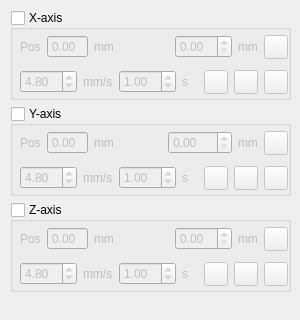
         <widget class="QWidget" name="tab_2">
          <attribute name="title">
           <string>Low-prec. Stage</string>
          </attribute>
          <widget class="QWidget" name="verticalLayoutWidget_4">
           <property name="geometry">
            <rect>
             <x>10</x>
             <y>10</y>
             <width>281</width>
             <height>301</height>
            </rect>
           </property>
           <layout class="QVBoxLayout" name="verticalLayout_5">
            <item>
             <widget class="QGroupBox" name="xAxisLowBox">
              <property name="minimumSize">
               <size>
                <width>0</width>
                <height>90</height>
               </size>
              </property>
              <property name="title">
               <string>X-axis</string>
              </property>
              <property name="checkable">
               <bool>true</bool>
              </property>
              <property name="checked">
               <bool>false</bool>
              </property>
              <widget class="QWidget" name="verticalLayoutWidget_3">
               <property name="geometry">
                <rect>
                 <x>10</x>
                 <y>20</y>
                 <width>268</width>
                 <height>71</height>
                </rect>
               </property>
               <layout class="QVBoxLayout" name="verticalLayout_4">
                <item>
                 <layout class="QHBoxLayout" name="horizontalLayout_7">
                  <item>
                   <widget class="QLabel" name="label_17">
                    <property name="text">
                     <string>Pos</string>
                    </property>
                   </widget>
                  </item>
                  <item>
                   <widget class="QDoubleSpinBox" name="xAxisPosSpinBox">
                    <property name="readOnly">
                     <bool>true</bool>
                    </property>
                    <property name="buttonSymbols">
                     <enum>QAbstractSpinBox::NoButtons</enum>
                    </property>
                   </widget>
                  </item>
                  <item>
                   <widget class="QLabel" name="label_14">
                    <property name="text">
                     <string>mm</string>
                    </property>
                   </widget>
                  </item>
                  <item>
                   <spacer name="horizontalSpacer_14">
                    <property name="orientation">
                     <enum>Qt::Horizontal</enum>
                    </property>
                    <property name="sizeHint" stdset="0">
                     <size>
                      <width>40</width>
                      <height>20</height>
                     </size>
                    </property>
                   </spacer>
                  </item>
                  <item>
                   <widget class="QDoubleSpinBox" name="xAxisDesSpinBox">
                    <property name="readOnly">
                     <bool>false</bool>
                    </property>
                    <property name="maximum">
                     <double>90.000000000000000</double>
                    </property>
                   </widget>
                  </item>
                  <item>
                   <widget class="QLabel" name="label_18">
                    <property name="text">
                     <string>mm</string>
                    </property>
                   </widget>
                  </item>
                  <item>
                   <widget class="QPushButton" name="xAxisLowGotoButton">
                    <property name="minimumSize">
                     <size>
                      <width>24</width>
                      <height>24</height>
                     </size>
                    </property>
                    <property name="maximumSize">
                     <size>
                      <width>24</width>
                      <height>16777215</height>
                     </size>
                    </property>
                    <property name="text">
                     <string/>
                    </property>
                    <property name="icon">
                     <iconset resource="icons.qrc">
                      <normaloff>:/icons/icons8-go-100.png</normaloff>:/icons/icons8-go-100.png</iconset>
                    </property>
                    <property name="iconSize">
                     <size>
                      <width>20</width>
                      <height>20</height>
                     </size>
                    </property>
                   </widget>
                  </item>
                 </layout>
                </item>
                <item>
                 <layout class="QHBoxLayout" name="horizontalLayout_10">
                  <item>
                   <widget class="QDoubleSpinBox" name="xAxisSpeedSpinBox">
                    <property name="singleStep">
                     <double>0.120000000000000</double>
                    </property>
                    <property name="value">
                     <double>4.800000000000000</double>
                    </property>
                   </widget>
                  </item>
                  <item>
                   <widget class="QLabel" name="label_15">
                    <property name="text">
                     <string>mm/s</string>
                    </property>
                   </widget>
                  </item>
                  <item>
                   <widget class="QDoubleSpinBox" name="xAxisTimeSpinBox">
                    <property name="value">
                     <double>1.000000000000000</double>
                    </property>
                   </widget>
                  </item>
                  <item>
                   <widget class="QLabel" name="label_16">
                    <property name="text">
                     <string>s</string>
                    </property>
                   </widget>
                  </item>
                  <item>
                   <spacer name="horizontalSpacer_15">
                    <property name="orientation">
                     <enum>Qt::Horizontal</enum>
                    </property>
                    <property name="sizeHint" stdset="0">
                     <size>
                      <width>40</width>
                      <height>20</height>
                     </size>
                    </property>
                   </spacer>
                  </item>
                  <item>
                   <widget class="QPushButton" name="xAxisLowLeftButton">
                    <property name="minimumSize">
                     <size>
                      <width>24</width>
                      <height>24</height>
                     </size>
                    </property>
                    <property name="maximumSize">
                     <size>
                      <width>24</width>
                      <height>16777215</height>
                     </size>
                    </property>
                    <property name="text">
                     <string/>
                    </property>
                    <property name="icon">
                     <iconset resource="icons.qrc">
                      <normaloff>:/icons/icons8-left-96.png</normaloff>:/icons/icons8-left-96.png</iconset>
                    </property>
                    <property name="iconSize">
                     <size>
                      <width>16</width>
                      <height>16</height>
                     </size>
                    </property>
                   </widget>
                  </item>
                  <item>
                   <widget class="QPushButton" name="xAxisLowHomeButton">
                    <property name="minimumSize">
                     <size>
                      <width>24</width>
                      <height>24</height>
                     </size>
                    </property>
                    <property name="maximumSize">
                     <size>
                      <width>24</width>
                      <height>16777215</height>
                     </size>
                    </property>
                    <property name="text">
                     <string/>
                    </property>
                    <property name="icon">
                     <iconset resource="icons.qrc">
                      <normaloff>:/icons/icons8-home-96.png</normaloff>:/icons/icons8-home-96.png</iconset>
                    </property>
                   </widget>
                  </item>
                  <item>
                   <widget class="QPushButton" name="xAxisLowRightButton">
                    <property name="minimumSize">
                     <size>
                      <width>24</width>
                      <height>24</height>
                     </size>
                    </property>
                    <property name="maximumSize">
                     <size>
                      <width>24</width>
                      <height>16777215</height>
                     </size>
                    </property>
                    <property name="text">
                     <string/>
                    </property>
                    <property name="icon">
                     <iconset resource="icons.qrc">
                      <normaloff>:/icons/icons8-right-96.png</normaloff>:/icons/icons8-right-96.png</iconset>
                    </property>
                   </widget>
                  </item>
                 </layout>
                </item>
               </layout>
              </widget>
             </widget>
            </item>
            <item>
             <widget class="QGroupBox" name="yAxisLowBox">
              <property name="minimumSize">
               <size>
                <width>0</width>
                <height>90</height>
               </size>
              </property>
              <property name="title">
               <string>Y-axis</string>
              </property>
              <property name="checkable">
               <bool>true</bool>
              </property>
              <property name="checked">
               <bool>false</bool>
              </property>
              <widget class="QWidget" name="verticalLayoutWidget_5">
               <property name="geometry">
                <rect>
                 <x>10</x>
                 <y>20</y>
                 <width>268</width>
                 <height>71</height>
                </rect>
               </property>
               <layout class="QVBoxLayout" name="verticalLayout_6">
                <item>
                 <layout class="QHBoxLayout" name="horizontalLayout_12">
                  <item>
                   <widget class="QLabel" name="label_19">
                    <property name="text">
                     <string>Pos</string>
                    </property>
                   </widget>
                  </item>
                  <item>
                   <widget class="QDoubleSpinBox" name="yAxisPosSpinBox">
                    <property name="readOnly">
                     <bool>true</bool>
                    </property>
                    <property name="buttonSymbols">
                     <enum>QAbstractSpinBox::NoButtons</enum>
                    </property>
                   </widget>
                  </item>
                  <item>
                   <widget class="QLabel" name="label_20">
                    <property name="text">
                     <string>mm</string>
                    </property>
                   </widget>
                  </item>
                  <item>
                   <spacer name="horizontalSpacer_17">
                    <property name="orientation">
                     <enum>Qt::Horizontal</enum>
                    </property>
                    <property name="sizeHint" stdset="0">
                     <size>
                      <width>40</width>
                      <height>20</height>
                     </size>
                    </property>
                   </spacer>
                  </item>
                  <item>
                   <widget class="QDoubleSpinBox" name="yAxisDesSpinBox">
                    <property name="readOnly">
                     <bool>false</bool>
                    </property>
                    <property name="maximum">
                     <double>130.000000000000000</double>
                    </property>
                   </widget>
                  </item>
                  <item>
                   <widget class="QLabel" name="label_21">
                    <property name="text">
                     <string>mm</string>
                    </property>
                   </widget>
                  </item>
                  <item>
                   <widget class="QPushButton" name="yAxisLowGotoButton">
                    <property name="minimumSize">
                     <size>
                      <width>24</width>
                      <height>24</height>
                     </size>
                    </property>
                    <property name="maximumSize">
                     <size>
                      <width>24</width>
                      <height>16777215</height>
                     </size>
                    </property>
                    <property name="text">
                     <string/>
                    </property>
                    <property name="icon">
                     <iconset resource="icons.qrc">
                      <normaloff>:/icons/icons8-go-100.png</normaloff>:/icons/icons8-go-100.png</iconset>
                    </property>
                    <property name="iconSize">
                     <size>
                      <width>20</width>
                      <height>20</height>
                     </size>
                    </property>
                   </widget>
                  </item>
                 </layout>
                </item>
                <item>
                 <layout class="QHBoxLayout" name="horizontalLayout_13">
                  <item>
                   <widget class="QDoubleSpinBox" name="yAxisSpeedSpinBox">
                    <property name="singleStep">
                     <double>0.120000000000000</double>
                    </property>
                    <property name="value">
                     <double>4.800000000000000</double>
                    </property>
                   </widget>
                  </item>
                  <item>
                   <widget class="QLabel" name="label_22">
                    <property name="text">
                     <string>mm/s</string>
                    </property>
                   </widget>
                  </item>
                  <item>
                   <widget class="QDoubleSpinBox" name="yAxisTimeSpinBox">
                    <property name="value">
                     <double>1.000000000000000</double>
                    </property>
                   </widget>
                  </item>
                  <item>
                   <widget class="QLabel" name="label_23">
                    <property name="text">
                     <string>s</string>
                    </property>
                   </widget>
                  </item>
                  <item>
                   <spacer name="horizontalSpacer_18">
                    <property name="orientation">
                     <enum>Qt::Horizontal</enum>
                    </property>
                    <property name="sizeHint" stdset="0">
                     <size>
                      <width>40</width>
                      <height>20</height>
                     </size>
                    </property>
                   </spacer>
                  </item>
                  <item>
                   <widget class="QPushButton" name="yAxisLowLeftButton">
                    <property name="minimumSize">
                     <size>
                      <width>24</width>
                      <height>24</height>
                     </size>
                    </property>
                    <property name="maximumSize">
                     <size>
                      <width>24</width>
                      <height>16777215</height>
                     </size>
                    </property>
                    <property name="text">
                     <string/>
                    </property>
                    <property name="icon">
                     <iconset resource="icons.qrc">
                      <normaloff>:/icons/icons8-left-96.png</normaloff>:/icons/icons8-left-96.png</iconset>
                    </property>
                    <property name="iconSize">
                     <size>
                      <width>16</width>
                      <height>16</height>
                     </size>
                    </property>
                   </widget>
                  </item>
                  <item>
                   <widget class="QPushButton" name="yAxisLowHomeButton">
                    <property name="minimumSize">
                     <size>
                      <width>24</width>
                      <height>24</height>
                     </size>
                    </property>
                    <property name="maximumSize">
                     <size>
                      <width>24</width>
                      <height>16777215</height>
                     </size>
                    </property>
                    <property name="text">
                     <string/>
                    </property>
                    <property name="icon">
                     <iconset resource="icons.qrc">
                      <normaloff>:/icons/icons8-home-96.png</normaloff>:/icons/icons8-home-96.png</iconset>
                    </property>
                   </widget>
                  </item>
                  <item>
                   <widget class="QPushButton" name="yAxisLowRightButton">
                    <property name="minimumSize">
                     <size>
                      <width>24</width>
                      <height>24</height>
                     </size>
                    </property>
                    <property name="maximumSize">
                     <size>
                      <width>24</width>
                      <height>16777215</height>
                     </size>
                    </property>
                    <property name="text">
                     <string/>
                    </property>
                    <property name="icon">
                     <iconset resource="icons.qrc">
                      <normaloff>:/icons/icons8-right-96.png</normaloff>:/icons/icons8-right-96.png</iconset>
                    </property>
                   </widget>
                  </item>
                 </layout>
                </item>
               </layout>
              </widget>
             </widget>
            </item>
            <item>
             <widget class="QGroupBox" name="zAxisLowBox">
              <property name="minimumSize">
               <size>
                <width>0</width>
                <height>90</height>
               </size>
              </property>
              <property name="title">
               <string>Z-axis</string>
              </property>
              <property name="checkable">
               <bool>true</bool>
              </property>
              <property name="checked">
               <bool>false</bool>
              </property>
              <widget class="QWidget" name="verticalLayoutWidget_6">
               <property name="geometry">
                <rect>
                 <x>10</x>
                 <y>20</y>
                 <width>268</width>
                 <height>71</height>
                </rect>
               </property>
               <layout class="QVBoxLayout" name="verticalLayout_7">
                <item>
                 <layout class="QHBoxLayout" name="horizontalLayout_14">
                  <item>
                   <widget class="QLabel" name="label_24">
                    <property name="text">
                     <string>Pos</string>
                    </property>
                   </widget>
                  </item>
                  <item>
                   <widget class="QDoubleSpinBox" name="zAxisPosSpinBox">
                    <property name="readOnly">
                     <bool>true</bool>
                    </property>
                    <property name="buttonSymbols">
                     <enum>QAbstractSpinBox::NoButtons</enum>
                    </property>
                   </widget>
                  </item>
                  <item>
                   <widget class="QLabel" name="label_25">
                    <property name="text">
                     <string>mm</string>
                    </property>
                   </widget>
                  </item>
                  <item>
                   <spacer name="horizontalSpacer_19">
                    <property name="orientation">
                     <enum>Qt::Horizontal</enum>
                    </property>
                    <property name="sizeHint" stdset="0">
                     <size>
                      <width>40</width>
                      <height>20</height>
                     </size>
                    </property>
                   </spacer>
                  </item>
                  <item>
                   <widget class="QDoubleSpinBox" name="zAxisDesSpinBox">
                    <property name="readOnly">
                     <bool>false</bool>
                    </property>
                   </widget>
                  </item>
                  <item>
                   <widget class="QLabel" name="label_26">
                    <property name="text">
                     <string>mm</string>
                    </property>
                   </widget>
                  </item>
                  <item>
                   <widget class="QPushButton" name="zAxisLowGotoButton">
                    <property name="minimumSize">
                     <size>
                      <width>24</width>
                      <height>24</height>
                     </size>
                    </property>
                    <property name="maximumSize">
                     <size>
                      <width>24</width>
                      <height>16777215</height>
                     </size>
                    </property>
                    <property name="text">
                     <string/>
                    </property>
                    <property name="icon">
                     <iconset resource="icons.qrc">
                      <normaloff>:/icons/icons8-go-100.png</normaloff>:/icons/icons8-go-100.png</iconset>
                    </property>
                    <property name="iconSize">
                     <size>
                      <width>20</width>
                      <height>20</height>
                     </size>
                    </property>
                   </widget>
                  </item>
                 </layout>
                </item>
                <item>
                 <layout class="QHBoxLayout" name="horizontalLayout_15">
                  <item>
                   <widget class="QDoubleSpinBox" name="zAxisSpeedSpinBox">
                    <property name="singleStep">
                     <double>0.120000000000000</double>
                    </property>
                    <property name="value">
                     <double>4.800000000000000</double>
                    </property>
                   </widget>
                  </item>
                  <item>
                   <widget class="QLabel" name="label_27">
                    <property name="text">
                     <string>mm/s</string>
                    </property>
                   </widget>
                  </item>
                  <item>
                   <widget class="QDoubleSpinBox" name="zAxisTimeSpinBox">
                    <property name="value">
                     <double>1.000000000000000</double>
                    </property>
                   </widget>
                  </item>
                  <item>
                   <widget class="QLabel" name="label_28">
                    <property name="text">
                     <string>s</string>
                    </property>
                   </widget>
                  </item>
                  <item>
                   <spacer name="horizontalSpacer_20">
                    <property name="orientation">
                     <enum>Qt::Horizontal</enum>
                    </property>
                    <property name="sizeHint" stdset="0">
                     <size>
                      <width>40</width>
                      <height>20</height>
                     </size>
                    </property>
                   </spacer>
                  </item>
                  <item>
                   <widget class="QPushButton" name="zAxisLowLeftButton">
                    <property name="minimumSize">
                     <size>
                      <width>24</width>
                      <height>24</height>
                     </size>
                    </property>
                    <property name="maximumSize">
                     <size>
                      <width>24</width>
                      <height>16777215</height>
                     </size>
                    </property>
                    <property name="text">
                     <string/>
                    </property>
                    <property name="icon">
                     <iconset resource="icons.qrc">
                      <normaloff>:/icons/icons8-left-96.png</normaloff>:/icons/icons8-left-96.png</iconset>
                    </property>
                    <property name="iconSize">
                     <size>
                      <width>16</width>
                      <height>16</height>
                     </size>
                    </property>
                   </widget>
                  </item>
                  <item>
                   <widget class="QPushButton" name="zAxisLowHomeButton">
                    <property name="minimumSize">
                     <size>
                      <width>24</width>
                      <height>24</height>
                     </size>
                    </property>
                    <property name="maximumSize">
                     <size>
                      <width>24</width>
                      <height>16777215</height>
                     </size>
                    </property>
                    <property name="text">
                     <string/>
                    </property>
                    <property name="icon">
                     <iconset resource="icons.qrc">
                      <normaloff>:/icons/icons8-home-96.png</normaloff>:/icons/icons8-home-96.png</iconset>
                    </property>
                   </widget>
                  </item>
                  <item>
                   <widget class="QPushButton" name="zAxisLowRightButton">
                    <property name="minimumSize">
                     <size>
                      <width>24</width>
                      <height>24</height>
                     </size>
                    </property>
                    <property name="maximumSize">
                     <size>
                      <width>24</width>
                      <height>16777215</height>
                     </size>
                    </property>
                    <property name="text">
                     <string/>
                    </property>
                    <property name="icon">
                     <iconset resource="icons.qrc">
                      <normaloff>:/icons/icons8-right-96.png</normaloff>:/icons/icons8-right-96.png</iconset>
                    </property>
                   </widget>
                  </item>
                 </layout>
                </item>
               </layout>
              </widget>
             </widget>
            </item>
            <item>
             <spacer name="verticalSpacer_2">
              <property name="orientation">
               <enum>Qt::Vertical</enum>
              </property>
              <property name="sizeHint" stdset="0">
               <size>
                <width>20</width>
                <height>40</height>
               </size>
              </property>
             </spacer>
            </item>
           </layout>
          </widget>
         </widget>
